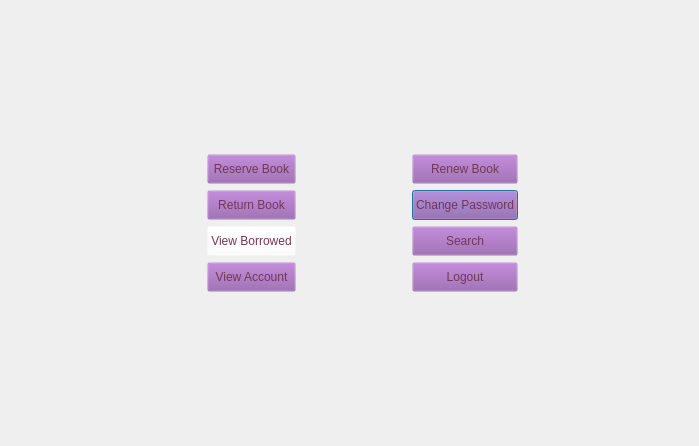
<?xml version="1.0" encoding="UTF-8"?>
<ui version="4.0">
 <class>Window_Member</class>
 <widget class="QDialog" name="Window_Member">
  <property name="geometry">
   <rect>
    <x>0</x>
    <y>0</y>
    <width>699</width>
    <height>446</height>
   </rect>
  </property>
  <property name="maximumSize">
   <size>
    <width>1000</width>
    <height>700</height>
   </size>
  </property>
  <property name="windowTitle">
   <string>Dialog</string>
  </property>
  <property name="styleSheet">
   <string notr="true"/>
  </property>
  <layout class="QVBoxLayout" name="verticalLayout">
   <item>
    <layout class="QGridLayout" name="gridLayout">
     <item row="3" column="4">
      <widget class="QPushButton" name="pushButton_ChangePassword">
       <property name="maximumSize">
        <size>
         <width>140</width>
         <height>30</height>
        </size>
       </property>
       <property name="font">
        <font>
         <family>Microsoft Sans Serif</family>
        </font>
       </property>
       <property name="styleSheet">
        <string notr="true">background-color: rgba(146, 89, 170,0);
color: rgb(113, 56, 84);</string>
       </property>
       <property name="text">
        <string>Change Password</string>
       </property>
       <property name="icon">
        <iconset resource="image.qrc">
         <normaloff>:/img/img/rech.png</normaloff>:/img/img/rech.png</iconset>
       </property>
       <property name="iconSize">
        <size>
         <width>20</width>
         <height>20</height>
        </size>
       </property>
      </widget>
     </item>
     <item row="2" column="4">
      <widget class="QPushButton" name="pushButton_RenewBook">
       <property name="maximumSize">
        <size>
         <width>140</width>
         <height>30</height>
        </size>
       </property>
       <property name="font">
        <font>
         <family>Microsoft Sans Serif</family>
        </font>
       </property>
       <property name="styleSheet">
        <string notr="true">background-color: rgba(146, 89, 170,0);
color: rgb(113, 56, 84);</string>
       </property>
       <property name="text">
        <string>Renew Book</string>
       </property>
       <property name="icon">
        <iconset resource="image.qrc">
         <normaloff>:/img/img/book-education-renew-borrow-reload-system-512.png</normaloff>:/img/img/book-education-renew-borrow-reload-system-512.png</iconset>
       </property>
       <property name="iconSize">
        <size>
         <width>20</width>
         <height>20</height>
        </size>
       </property>
      </widget>
     </item>
     <item row="2" column="3">
      <widget class="QLabel" name="label_4">
       <property name="text">
        <string/>
       </property>
      </widget>
     </item>
     <item row="4" column="2">
      <widget class="QPushButton" name="pushButton">
       <property name="maximumSize">
        <size>
         <width>140</width>
         <height>30</height>
        </size>
       </property>
       <property name="font">
        <font>
         <family>Microsoft Sans Serif</family>
        </font>
       </property>
       <property name="styleSheet">
        <string notr="true">color: rgb(113, 56, 84);
background-color: rgba(255, 255, 255,0);</string>
       </property>
       <property name="text">
        <string>View Borrowed</string>
       </property>
       <property name="icon">
        <iconset resource="image.qrc">
         <normaloff>:/img/img/A.png</normaloff>:/img/img/A.png</iconset>
       </property>
       <property name="iconSize">
        <size>
         <width>24</width>
         <height>24</height>
        </size>
       </property>
      </widget>
     </item>
     <item row="5" column="4">
      <widget class="QSplitter" name="splitter">
       <property name="orientation">
        <enum>Qt::Vertical</enum>
       </property>
       <widget class="QPushButton" name="pushButton_Logout">
        <property name="maximumSize">
         <size>
          <width>300</width>
          <height>30</height>
         </size>
        </property>
        <property name="styleSheet">
         <string notr="true">background-color: rgba(146, 89, 170,0);
color: rgb(113, 56, 84);</string>
        </property>
        <property name="text">
         <string>Logout</string>
        </property>
        <property name="icon">
         <iconset resource="image.qrc">
          <normaloff>:/img/img/vippng.com-logout-icon-png-2967.png</normaloff>:/img/img/vippng.com-logout-icon-png-2967.png</iconset>
        </property>
        <property name="iconSize">
         <size>
          <width>20</width>
          <height>20</height>
         </size>
        </property>
       </widget>
      </widget>
     </item>
     <item row="2" column="2">
      <widget class="QPushButton" name="pushButton_ReserveBook">
       <property name="maximumSize">
        <size>
         <width>140</width>
         <height>30</height>
        </size>
       </property>
       <property name="font">
        <font>
         <family>Microsoft Sans Serif</family>
        </font>
       </property>
       <property name="styleSheet">
        <string notr="true">background-color: rgba(146, 89, 170,0);
color: rgb(113, 56, 84);
</string>
       </property>
       <property name="text">
        <string>Reserve Book</string>
       </property>
       <property name="icon">
        <iconset resource="image.qrc">
         <normaloff>:/img/img/res2.png</normaloff>:/img/img/res2.png</iconset>
       </property>
       <property name="iconSize">
        <size>
         <width>20</width>
         <height>20</height>
        </size>
       </property>
      </widget>
     </item>
     <item row="0" column="0">
      <widget class="QLabel" name="label_3">
       <property name="text">
        <string>                                             </string>
       </property>
      </widget>
     </item>
     <item row="3" column="3">
      <widget class="QLabel" name="label_5">
       <property name="text">
        <string>                               </string>
       </property>
      </widget>
     </item>
     <item row="6" column="2">
      <widget class="QLabel" name="label_2">
       <property name="text">
        <string>       </string>
       </property>
      </widget>
     </item>
     <item row="3" column="2">
      <widget class="QPushButton" name="pushButton_ReturnBook">
       <property name="maximumSize">
        <size>
         <width>140</width>
         <height>30</height>
        </size>
       </property>
       <property name="font">
        <font>
         <family>Microsoft Sans Serif</family>
        </font>
       </property>
       <property name="styleSheet">
        <string notr="true">background-color: rgba(146, 89, 170,0);
color: rgb(113, 56, 84);</string>
       </property>
       <property name="text">
        <string>Return Book</string>
       </property>
       <property name="icon">
        <iconset resource="image.qrc">
         <normaloff>:/img/img/turns.png</normaloff>:/img/img/turns.png</iconset>
       </property>
       <property name="iconSize">
        <size>
         <width>20</width>
         <height>20</height>
        </size>
       </property>
      </widget>
     </item>
     <item row="4" column="4">
      <widget class="QPushButton" name="pushButton_Search">
       <property name="maximumSize">
        <size>
         <width>140</width>
         <height>30</height>
        </size>
       </property>
       <property name="font">
        <font>
         <family>Microsoft Sans Serif</family>
        </font>
       </property>
       <property name="styleSheet">
        <string notr="true">background-color: rgba(146, 89, 170,0);
color: rgb(113, 56, 84);</string>
       </property>
       <property name="text">
        <string>Search</string>
       </property>
       <property name="icon">
        <iconset resource="image.qrc">
         <normaloff>:/img/img/search.png</normaloff>:/img/img/search.png</iconset>
       </property>
       <property name="iconSize">
        <size>
         <width>20</width>
         <height>20</height>
        </size>
       </property>
      </widget>
     </item>
     <item row="5" column="2">
      <widget class="QPushButton" name="pushButton_ViewAccount">
       <property name="maximumSize">
        <size>
         <width>140</width>
         <height>30</height>
        </size>
       </property>
       <property name="font">
        <font>
         <family>Microsoft Sans Serif</family>
        </font>
       </property>
       <property name="styleSheet">
        <string notr="true">background-color: rgba(146, 89, 170,0);
color: rgb(113, 56, 84);</string>
       </property>
       <property name="text">
        <string>View Account</string>
       </property>
       <property name="icon">
        <iconset resource="image.qrc">
         <normaloff>:/img/img/A.png</normaloff>:/img/img/A.png</iconset>
       </property>
       <property name="iconSize">
        <size>
         <width>20</width>
         <height>20</height>
        </size>
       </property>
      </widget>
     </item>
     <item row="3" column="5">
      <spacer name="horizontalSpacer">
       <property name="orientation">
        <enum>Qt::Horizontal</enum>
       </property>
       <property name="sizeHint" stdset="0">
        <size>
         <width>40</width>
         <height>20</height>
        </size>
       </property>
      </spacer>
     </item>
     <item row="2" column="1">
      <widget class="QLabel" name="label">
       <property name="text">
        <string>          </string>
       </property>
      </widget>
     </item>
     <item row="0" column="3">
      <widget class="QLabel" name="label_6">
       <property name="text">
        <string/>
       </property>
       <property name="pixmap">
        <pixmap resource="image.qrc">:/img/img/EL.png</pixmap>
       </property>
      </widget>
     </item>
    </layout>
   </item>
  </layout>
 </widget>
 <resources>
  <include location="image.qrc"/>
 </resources>
 <connections/>
</ui>
